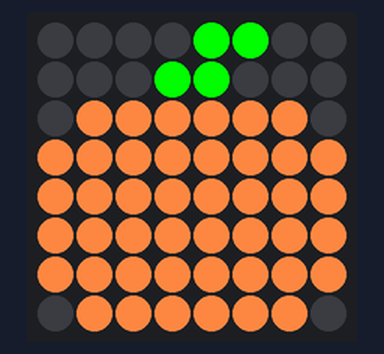
Bench run of a program on a simulated Raspberry Pi (BCM pin numbers) with a Sense HAT. Parts: the Sense HAT's 8×8 RGB LED matrix. At 0.0 s the program stops and its outputs stay as they are.

Above: at 0.1 s.

The program:

main.py
```python
from sense_hat import SenseHat
sense = SenseHat()

blue = (0, 0, 255)
red = (255, 0, 0)
g = (0, 255, 0)
o = (255, 132, 66)
b = (0, 0, 0)

#setting corner pixels to blue and red
sense.set_pixel(0, 0, blue)
sense.set_pixel(7, 7, blue)
sense.set_pixel(7, 0, red)
sense.set_pixel(0, 7, red)

#set up where the color will display pixels
pumpkin_pixels = [
    b, b, b, b, g, g, b, b,
    b, b, b, g, g, b, b, b,
    b, o, o, o, o, o, o, b,
    o, o, o, o, o, o, o, o,
    o, o, o, o, o, o, o, o,
    o, o, o, o, o, o, o, o,
    o, o, o, o, o, o, o, o,
    b, o, o, o, o, o, o, b,
  ]

#display colors on LED matrix
sense.set_pixels(pumpkin_pixels)
```
